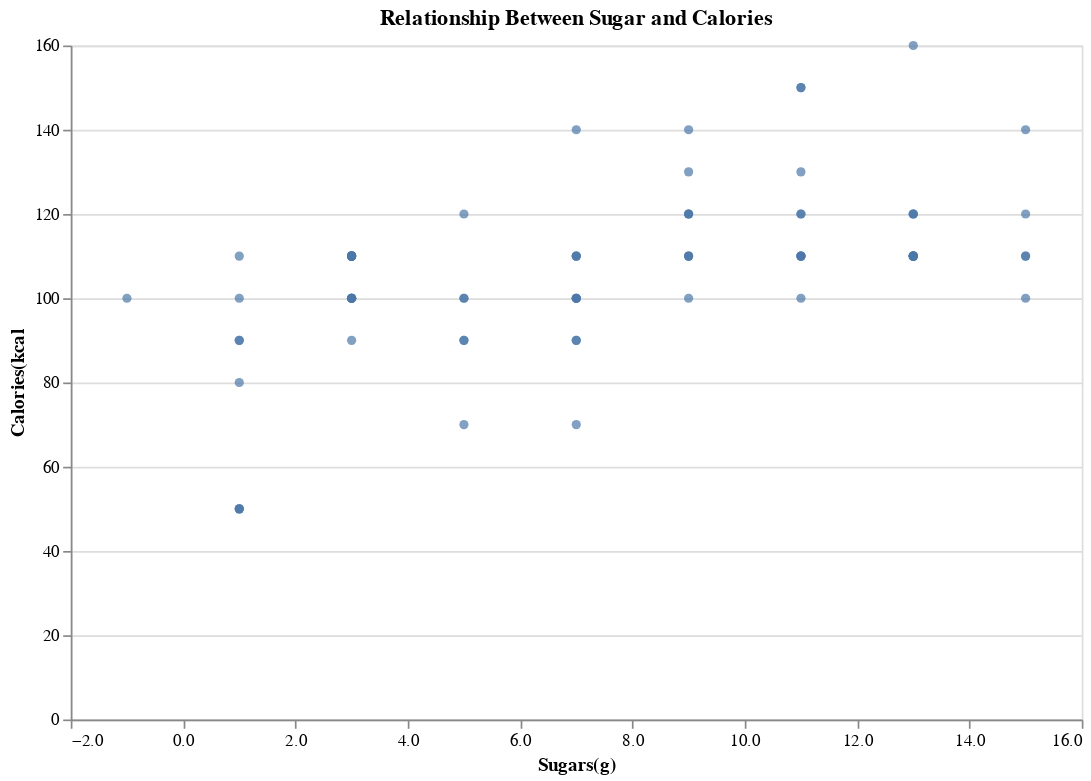

The notebook cell this image was saved under:
### Code cell
# Scatter visualization 
scatter = alt.Chart(cereal).mark_circle().encode(
    alt.X('sugars', bin=True, title='Sugars(g)'),
    alt.Y('calories', title = 'Calories(kcal')
).properties(title = "Relationship Between Sugar and Calories",
             width = 600,
             height = 400
             )
scatter

### Figure 1 — Vega-Lite specification as saved in the notebook (floating-point values rounded to 4 significant figures)
{"config": {"view": {"continuousWidth": 400, "continuousHeight": 300}}, "data": {"name": "data-0a94917b1584657d3c74287ba06f19af"}, "mark": "circle", "encoding": {"x": {"bin": true, "field": "sugars", "title": "Sugars(g)", "type": "quantitative"}, "y": {"field": "calories", "title": "Calories(kcal", "type": "quantitative"}}, "height": 400, "title": "Relationship Between Sugar and Calories", "width": 600, "$schema": "https://vega.github.io/schema/vega-lite/v4.17.0.json", "datasets": {"data-0a94917b1584657d3c74287ba06f19af": [{"name": "100% Bran", "mfr": "N", "type": "C", "calories": 70, "protein": 4, "fat": 1, "sodium": 130, "fiber": 10.0, "carbo": 5.0, "sugars": 6, "potass": 280, "vitamins": 25, "shelf": 3, "weight": 1.0, "cups": 0.33, "rating": 68.4, "mfr_names": "Nabisco"}, {"name": "100% Natural Bran", "mfr": "Q", "type": "C", "calories": 120, "protein": 3, "fat": 5, "sodium": 15, "fiber": 2.0, "carbo": 8.0, "sugars": 8, "potass": 135, "vitamins": 0, "shelf": 3, "weight": 1.0, "cups": 1.0, "rating": 33.98, "mfr_names": "Quaker Oats"}, {"name": "All-Bran", "mfr": "K", "type": "C", "calories": 70, "protein": 4, "fat": 1, "sodium": 260, "fiber": 9.0, "carbo": 7.0, "sugars": 5, "potass": 320, "vitamins": 25, "shelf": 3, "weight": 1.0, "cups": 0.33, "rating": 59.43, "mfr_names": "Kelloggs"}, {"name": "All-Bran with Extra Fiber", "mfr": "K", "type": "C", "calories": 50, "protein": 4, "fat": 0, "sodium": 140, "fiber": 14.0, "carbo": 8.0, "sugars": 0, "potass": 330, "vitamins": 25, "shelf": 3, "weight": 1.0, "cups": 0.5, "rating": 93.7, "mfr_names": "Kelloggs"}, {"name": "Almond Delight", "mfr": "R", "type": "C", "calories": 110, "protein": 2, "fat": 2, "sodium": 200, "fiber": 1.0, "carbo": 14.0, "sugars": 8, "potass": -1, "vitamins": 25, "shelf": 3, "weight": 1.0, "cups": 0.75, "rating": 34.38, "mfr_names": "Ralston Purina"}, {"name": "Apple Cinnamon Cheerios", "mfr": "G", "type": "C", "calories": 110, "protein": 2, "fat": 2, "sodium": 180, "fiber": 1.5, "carbo": 10.5, "sugars": 10, "potass": 70, "vitamins": 25, "shelf": 1, "weight": 1.0, "cups": 0.75, "rating": 29.51, "mfr_names": "General Mills"}, {"name": "Apple Jacks", "mfr": "K", "type": "C", "calories": 110, "protein": 2, "fat": 0, "sodium": 125, "fiber": 1.0, "carbo": 11.0, "sugars": 14, "potass": 30, "vitamins": 25, "shelf": 2, "weight": 1.0, "cups": 1.0, "rating": 33.17, "mfr_names": "Kelloggs"}, {"name": "Basic 4", "mfr": "G", "type": "C", "calories": 130, "protein": 3, "fat": 2, "sodium": 210, "fiber": 2.0, "carbo": 18.0, "sugars": 8, "potass": 100, "vitamins": 25, "shelf": 3, "weight": 1.33, "cups": 0.75, "rating": 37.04, "mfr_names": "General Mills"}, {"name": "Bran Chex", "mfr": "R", "type": "C", "calories": 90, "protein": 2, "fat": 1, "sodium": 200, "fiber": 4.0, "carbo": 15.0, "sugars": 6, "potass": 125, "vitamins": 25, "shelf": 1, "weight": 1.0, "cups": 0.67, "rating": 49.12, "mfr_names": "Ralston Purina"}, {"name": "Bran Flakes", "mfr": "P", "type": "C", "calories": 90, "protein": 3, "fat": 0, "sodium": 210, "fiber": 5.0, "carbo": 13.0, "sugars": 5, "potass": 190, "vitamins": 25, "shelf": 3, "weight": 1.0, "cups": 0.67, "rating": 53.31, "mfr_names": "Post"}, {"name": "Cap'n'Crunch", "mfr": "Q", "type": "C", "calories": 120, "protein": 1, "fat": 2, "sodium": 220, "fiber": 0.0, "carbo": 12.0, "sugars": 12, "potass": 35, "vitamins": 25, "shelf": 2, "weight": 1.0, "cups": 0.75, "rating": 18.04, "mfr_names": "Quaker Oats"}, {"name": "Cheerios", "mfr": "G", "type": "C", "calories": 110, "protein": 6, "fat": 2, "sodium": 290, "fiber": 2.0, "carbo": 17.0, "sugars": 1, "potass": 105, "vitamins": 25, "shelf": 1, "weight": 1.0, "cups": 1.25, "rating": 50.76, "mfr_names": "General Mills"}, {"name": "Cinnamon Toast Crunch", "mfr": "G", "type": "C", "calories": 120, "protein": 1, "fat": 3, "sodium": 210, "fiber": 0.0, "carbo": 13.0, "sugars": 9, "potass": 45, "vitamins": 25, "shelf": 2, "weight": 1.0, "cups": 0.75, "rating": 19.82, "mfr_names": "General Mills"}, {"name": "Clusters", "mfr": "G", "type": "C", "calories": 110, "protein": 3, "fat": 2, "sodium": 140, "fiber": 2.0, "carbo": 13.0, "sugars": 7, "potass": 105, "vitamins": 25, "shelf": 3, "weight": 1.0, "cups": 0.5, "rating": 40.4, "mfr_names": "General Mills"}, {"name": "Cocoa Puffs", "mfr": "G", "type": "C", "calories": 110, "protein": 1, "fat": 1, "sodium": 180, "fiber": 0.0, "carbo": 12.0, "sugars": 13, "potass": 55, "vitamins": 25, "shelf": 2, "weight": 1.0, "cups": 1.0, "rating": 22.74, "mfr_names": "General Mills"}, {"name": "Corn Chex", "mfr": "R", "type": "C", "calories": 110, "protein": 2, "fat": 0, "sodium": 280, "fiber": 0.0, "carbo": 22.0, "sugars": 3, "potass": 25, "vitamins": 25, "shelf": 1, "weight": 1.0, "cups": 1.0, "rating": 41.45, "mfr_names": "Ralston Purina"}, {"name": "Corn Flakes", "mfr": "K", "type": "C", "calories": 100, "protein": 2, "fat": 0, "sodium": 290, "fiber": 1.0, "carbo": 21.0, "sugars": 2, "potass": 35, "vitamins": 25, "shelf": 1, "weight": 1.0, "cups": 1.0, "rating": 45.86, "mfr_names": "Kelloggs"}, {"name": "Corn Pops", "mfr": "K", "type": "C", "calories": 110, "protein": 1, "fat": 0, "sodium": 90, "fiber": 1.0, "carbo": 13.0, "sugars": 12, "potass": 20, "vitamins": 25, "shelf": 2, "weight": 1.0, "cups": 1.0, "rating": 35.78, "mfr_names": "Kelloggs"}, {"name": "Count Chocula", "mfr": "G", "type": "C", "calories": 110, "protein": 1, "fat": 1, "sodium": 180, "fiber": 0.0, "carbo": 12.0, "sugars": 13, "potass": 65, "vitamins": 25, "shelf": 2, "weight": 1.0, "cups": 1.0, "rating": 22.4, "mfr_names": "General Mills"}, {"name": "Cracklin' Oat Bran", "mfr": "K", "type": "C", "calories": 110, "protein": 3, "fat": 3, "sodium": 140, "fiber": 4.0, "carbo": 10.0, "sugars": 7, "potass": 160, "vitamins": 25, "shelf": 3, "weight": 1.0, "cups": 0.5, "rating": 40.45, "mfr_names": "Kelloggs"}, {"name": "Cream of Wheat (Quick)", "mfr": "N", "type": "H", "calories": 100, "protein": 3, "fat": 0, "sodium": 80, "fiber": 1.0, "carbo": 21.0, "sugars": 0, "potass": -1, "vitamins": 0, "shelf": 2, "weight": 1.0, "cups": 1.0, "rating": 64.53, "mfr_names": "Nabisco"}, {"name": "Crispix", "mfr": "K", "type": "C", "calories": 110, "protein": 2, "fat": 0, "sodium": 220, "fiber": 1.0, "carbo": 21.0, "sugars": 3, "potass": 30, "vitamins": 25, "shelf": 3, "weight": 1.0, "cups": 1.0, "rating": 46.9, "mfr_names": "Kelloggs"}, {"name": "Crispy Wheat & Raisins", "mfr": "G", "type": "C", "calories": 100, "protein": 2, "fat": 1, "sodium": 140, "fiber": 2.0, "carbo": 11.0, "sugars": 10, "potass": 120, "vitamins": 25, "shelf": 3, "weight": 1.0, "cups": 0.75, "rating": 36.18, "mfr_names": "General Mills"}, {"name": "Double Chex", "mfr": "R", "type": "C", "calories": 100, "protein": 2, "fat": 0, "sodium": 190, "fiber": 1.0, "carbo": 18.0, "sugars": 5, "potass": 80, "vitamins": 25, "shelf": 3, "weight": 1.0, "cups": 0.75, "rating": 44.33, "mfr_names": "Ralston Purina"}, {"name": "Froot Loops", "mfr": "K", "type": "C", "calories": 110, "protein": 2, "fat": 1, "sodium": 125, "fiber": 1.0, "carbo": 11.0, "sugars": 13, "potass": 30, "vitamins": 25, "shelf": 2, "weight": 1.0, "cups": 1.0, "rating": 32.21, "mfr_names": "Kelloggs"}, {"name": "Frosted Flakes", "mfr": "K", "type": "C", "calories": 110, "protein": 1, "fat": 0, "sodium": 200, "fiber": 1.0, "carbo": 14.0, "sugars": 11, "potass": 25, "vitamins": 25, "shelf": 1, "weight": 1.0, "cups": 0.75, "rating": 31.44, "mfr_names": "Kelloggs"}, {"name": "Frosted Mini-Wheats", "mfr": "K", "type": "C", "calories": 100, "protein": 3, "fat": 0, "sodium": 0, "fiber": 3.0, "carbo": 14.0, "sugars": 7, "potass": 100, "vitamins": 25, "shelf": 2, "weight": 1.0, "cups": 0.8, "rating": 58.35, "mfr_names": "Kelloggs"}, {"name": "Fruit & Fibre Dates; Walnuts; and Oats", "mfr": "P", "type": "C", "calories": 120, "protein": 3, "fat": 2, "sodium": 160, "fiber": 5.0, "carbo": 12.0, "sugars": 10, "potass": 200, "vitamins": 25, "shelf": 3, "weight": 1.25, "cups": 0.67, "rating": 40.92, "mfr_names": "Post"}, {"name": "Fruitful Bran", "mfr": "K", "type": "C", "calories": 120, "protein": 3, "fat": 0, "sodium": 240, "fiber": 5.0, "carbo": 14.0, "sugars": 12, "potass": 190, "vitamins": 25, "shelf": 3, "weight": 1.33, "cups": 0.67, "rating": 41.02, "mfr_names": "Kelloggs"}, {"name": "Fruity Pebbles", "mfr": "P", "type": "C", "calories": 110, "protein": 1, "fat": 1, "sodium": 135, "fiber": 0.0, "carbo": 13.0, "sugars": 12, "potass": 25, "vitamins": 25, "shelf": 2, "weight": 1.0, "cups": 0.75, "rating": 28.03, "mfr_names": "Post"}, {"name": "Golden Crisp", "mfr": "P", "type": "C", "calories": 100, "protein": 2, "fat": 0, "sodium": 45, "fiber": 0.0, "carbo": 11.0, "sugars": 15, "potass": 40, "vitamins": 25, "shelf": 1, "weight": 1.0, "cups": 0.88, "rating": 35.25, "mfr_names": "Post"}, {"name": "Golden Grahams", "mfr": "G", "type": "C", "calories": 110, "protein": 1, "fat": 1, "sodium": 280, "fiber": 0.0, "carbo": 15.0, "sugars": 9, "potass": 45, "vitamins": 25, "shelf": 2, "weight": 1.0, "cups": 0.75, "rating": 23.8, "mfr_names": "General Mills"}, {"name": "Grape Nuts Flakes", "mfr": "P", "type": "C", "calories": 100, "protein": 3, "fat": 1, "sodium": 140, "fiber": 3.0, "carbo": 15.0, "sugars": 5, "potass": 85, "vitamins": 25, "shelf": 3, "weight": 1.0, "cups": 0.88, "rating": 52.08, "mfr_names": "Post"}, {"name": "Grape-Nuts", "mfr": "P", "type": "C", "calories": 110, "protein": 3, "fat": 0, "sodium": 170, "fiber": 3.0, "carbo": 17.0, "sugars": 3, "potass": 90, "vitamins": 25, "shelf": 3, "weight": 1.0, "cups": 0.25, "rating": 53.37, "mfr_names": "Post"}, {"name": "Great Grains Pecan", "mfr": "P", "type": "C", "calories": 120, "protein": 3, "fat": 3, "sodium": 75, "fiber": 3.0, "carbo": 13.0, "sugars": 4, "potass": 100, "vitamins": 25, "shelf": 3, "weight": 1.0, "cups": 0.33, "rating": 45.81, "mfr_names": "Post"}, {"name": "Honey Graham Ohs", "mfr": "Q", "type": "C", "calories": 120, "protein": 1, "fat": 2, "sodium": 220, "fiber": 1.0, "carbo": 12.0, "sugars": 11, "potass": 45, "vitamins": 25, "shelf": 2, "weight": 1.0, "cups": 1.0, "rating": 21.87, "mfr_names": "Quaker Oats"}, {"name": "Honey Nut Cheerios", "mfr": "G", "type": "C", "calories": 110, "protein": 3, "fat": 1, "sodium": 250, "fiber": 1.5, "carbo": 11.5, "sugars": 10, "potass": 90, "vitamins": 25, "shelf": 1, "weight": 1.0, "cups": 0.75, "rating": 31.07, "mfr_names": "General Mills"}, {"name": "Honey-comb", "mfr": "P", "type": "C", "calories": 110, "protein": 1, "fat": 0, "sodium": 180, "fiber": 0.0, "carbo": 14.0, "sugars": 11, "potass": 35, "vitamins": 25, "shelf": 1, "weight": 1.0, "cups": 1.33, "rating": 28.74, "mfr_names": "Post"}, {"name": "Just Right Crunchy  Nuggets", "mfr": "K", "type": "C", "calories": 110, "protein": 2, "fat": 1, "sodium": 170, "fiber": 1.0, "carbo": 17.0, "sugars": 6, "potass": 60, "vitamins": 100, "shelf": 3, "weight": 1.0, "cups": 1.0, "rating": 36.52, "mfr_names": "Kelloggs"}, {"name": "Just Right Fruit & Nut", "mfr": "K", "type": "C", "calories": 140, "protein": 3, "fat": 1, "sodium": 170, "fiber": 2.0, "carbo": 20.0, "sugars": 9, "potass": 95, "vitamins": 100, "shelf": 3, "weight": 1.3, "cups": 0.75, "rating": 36.47, "mfr_names": "Kelloggs"}, {"name": "Kix", "mfr": "G", "type": "C", "calories": 110, "protein": 2, "fat": 1, "sodium": 260, "fiber": 0.0, "carbo": 21.0, "sugars": 3, "potass": 40, "vitamins": 25, "shelf": 2, "weight": 1.0, "cups": 1.5, "rating": 39.24, "mfr_names": "General Mills"}, {"name": "Life", "mfr": "Q", "type": "C", "calories": 100, "protein": 4, "fat": 2, "sodium": 150, "fiber": 2.0, "carbo": 12.0, "sugars": 6, "potass": 95, "vitamins": 25, "shelf": 2, "weight": 1.0, "cups": 0.67, "rating": 45.33, "mfr_names": "Quaker Oats"}, {"name": "Lucky Charms", "mfr": "G", "type": "C", "calories": 110, "protein": 2, "fat": 1, "sodium": 180, "fiber": 0.0, "carbo": 12.0, "sugars": 12, "potass": 55, "vitamins": 25, "shelf": 2, "weight": 1.0, "cups": 1.0, "rating": 26.73, "mfr_names": "General Mills"}, {"name": "Maypo", "mfr": "A", "type": "H", "calories": 100, "protein": 4, "fat": 1, "sodium": 0, "fiber": 0.0, "carbo": 16.0, "sugars": 3, "potass": 95, "vitamins": 25, "shelf": 2, "weight": 1.0, "cups": 1.0, "rating": 54.85, "mfr_names": "American Home Food Products"}, {"name": "Muesli Raisins; Dates; & Almonds", "mfr": "R", "type": "C", "calories": 150, "protein": 4, "fat": 3, "sodium": 95, "fiber": 3.0, "carbo": 16.0, "sugars": 11, "potass": 170, "vitamins": 25, "shelf": 3, "weight": 1.0, "cups": 1.0, "rating": 37.14, "mfr_names": "Ralston Purina"}, {"name": "Muesli Raisins; Peaches; & Pecans", "mfr": "R", "type": "C", "calories": 150, "protein": 4, "fat": 3, "sodium": 150, "fiber": 3.0, "carbo": 16.0, "sugars": 11, "potass": 170, "vitamins": 25, "shelf": 3, "weight": 1.0, "cups": 1.0, "rating": 34.14, "mfr_names": "Ralston Purina"}, {"name": "Mueslix Crispy Blend", "mfr": "K", "type": "C", "calories": 160, "protein": 3, "fat": 2, "sodium": 150, "fiber": 3.0, "carbo": 17.0, "sugars": 13, "potass": 160, "vitamins": 25, "shelf": 3, "weight": 1.5, "cups": 0.67, "rating": 30.31, "mfr_names": "Kelloggs"}, {"name": "Multi-Grain Cheerios", "mfr": "G", "type": "C", "calories": 100, "protein": 2, "fat": 1, "sodium": 220, "fiber": 2.0, "carbo": 15.0, "sugars": 6, "potass": 90, "vitamins": 25, "shelf": 1, "weight": 1.0, "cups": 1.0, "rating": 40.11, "mfr_names": "General Mills"}, {"name": "Nut&Honey Crunch", "mfr": "K", "type": "C", "calories": 120, "protein": 2, "fat": 1, "sodium": 190, "fiber": 0.0, "carbo": 15.0, "sugars": 9, "potass": 40, "vitamins": 25, "shelf": 2, "weight": 1.0, "cups": 0.67, "rating": 29.92, "mfr_names": "Kelloggs"}, {"name": "Nutri-Grain Almond-Raisin", "mfr": "K", "type": "C", "calories": 140, "protein": 3, "fat": 2, "sodium": 220, "fiber": 3.0, "carbo": 21.0, "sugars": 7, "potass": 130, "vitamins": 25, "shelf": 3, "weight": 1.33, "cups": 0.67, "rating": 40.69, "mfr_names": "Kelloggs"}, {"name": "Nutri-grain Wheat", "mfr": "K", "type": "C", "calories": 90, "protein": 3, "fat": 0, "sodium": 170, "fiber": 3.0, "carbo": 18.0, "sugars": 2, "potass": 90, "vitamins": 25, "shelf": 3, "weight": 1.0, "cups": 1.0, "rating": 59.64, "mfr_names": "Kelloggs"}, {"name": "Oatmeal Raisin Crisp", "mfr": "G", "type": "C", "calories": 130, "protein": 3, "fat": 2, "sodium": 170, "fiber": 1.5, "carbo": 13.5, "sugars": 10, "potass": 120, "vitamins": 25, "shelf": 3, "weight": 1.25, "cups": 0.5, "rating": 30.45, "mfr_names": "General Mills"}, {"name": "Post Nat. Raisin Bran", "mfr": "P", "type": "C", "calories": 120, "protein": 3, "fat": 1, "sodium": 200, "fiber": 6.0, "carbo": 11.0, "sugars": 14, "potass": 260, "vitamins": 25, "shelf": 3, "weight": 1.33, "cups": 0.67, "rating": 37.84, "mfr_names": "Post"}, {"name": "Product 19", "mfr": "K", "type": "C", "calories": 100, "protein": 3, "fat": 0, "sodium": 320, "fiber": 1.0, "carbo": 20.0, "sugars": 3, "potass": 45, "vitamins": 100, "shelf": 3, "weight": 1.0, "cups": 1.0, "rating": 41.5, "mfr_names": "Kelloggs"}, {"name": "Puffed Rice", "mfr": "Q", "type": "C", "calories": 50, "protein": 1, "fat": 0, "sodium": 0, "fiber": 0.0, "carbo": 13.0, "sugars": 0, "potass": 15, "vitamins": 0, "shelf": 3, "weight": 0.5, "cups": 1.0, "rating": 60.76, "mfr_names": "Quaker Oats"}, {"name": "Puffed Wheat", "mfr": "Q", "type": "C", "calories": 50, "protein": 2, "fat": 0, "sodium": 0, "fiber": 1.0, "carbo": 10.0, "sugars": 0, "potass": 50, "vitamins": 0, "shelf": 3, "weight": 0.5, "cups": 1.0, "rating": 63.01, "mfr_names": "Quaker Oats"}, {"name": "Quaker Oat Squares", "mfr": "Q", "type": "C", "calories": 100, "protein": 4, "fat": 1, "sodium": 135, "fiber": 2.0, "carbo": 14.0, "sugars": 6, "potass": 110, "vitamins": 25, "shelf": 3, "weight": 1.0, "cups": 0.5, "rating": 49.51, "mfr_names": "Quaker Oats"}, {"name": "Quaker Oatmeal", "mfr": "Q", "type": "H", "calories": 100, "protein": 5, "fat": 2, "sodium": 0, "fiber": 2.7, "carbo": -1.0, "sugars": -1, "potass": 110, "vitamins": 0, "shelf": 1, "weight": 1.0, "cups": 0.67, "rating": 50.83, "mfr_names": "Quaker Oats"}, {"name": "Raisin Bran", "mfr": "K", "type": "C", "calories": 120, "protein": 3, "fat": 1, "sodium": 210, "fiber": 5.0, "carbo": 14.0, "sugars": 12, "potass": 240, "vitamins": 25, "shelf": 2, "weight": 1.33, "cups": 0.75, "rating": 39.26, "mfr_names": "Kelloggs"}, {"name": "Raisin Nut Bran", "mfr": "G", "type": "C", "calories": 100, "protein": 3, "fat": 2, "sodium": 140, "fiber": 2.5, "carbo": 10.5, "sugars": 8, "potass": 140, "vitamins": 25, "shelf": 3, "weight": 1.0, "cups": 0.5, "rating": 39.7, "mfr_names": "General Mills"}, {"name": "Raisin Squares", "mfr": "K", "type": "C", "calories": 90, "protein": 2, "fat": 0, "sodium": 0, "fiber": 2.0, "carbo": 15.0, "sugars": 6, "potass": 110, "vitamins": 25, "shelf": 3, "weight": 1.0, "cups": 0.5, "rating": 55.33, "mfr_names": "Kelloggs"}, {"name": "Rice Chex", "mfr": "R", "type": "C", "calories": 110, "protein": 1, "fat": 0, "sodium": 240, "fiber": 0.0, "carbo": 23.0, "sugars": 2, "potass": 30, "vitamins": 25, "shelf": 1, "weight": 1.0, "cups": 1.13, "rating": 42.0, "mfr_names": "Ralston Purina"}, {"name": "Rice Krispies", "mfr": "K", "type": "C", "calories": 110, "protein": 2, "fat": 0, "sodium": 290, "fiber": 0.0, "carbo": 22.0, "sugars": 3, "potass": 35, "vitamins": 25, "shelf": 1, "weight": 1.0, "cups": 1.0, "rating": 40.56, "mfr_names": "Kelloggs"}, {"name": "Shredded Wheat", "mfr": "N", "type": "C", "calories": 80, "protein": 2, "fat": 0, "sodium": 0, "fiber": 3.0, "carbo": 16.0, "sugars": 0, "potass": 95, "vitamins": 0, "shelf": 1, "weight": 0.83, "cups": 1.0, "rating": 68.24, "mfr_names": "Nabisco"}, {"name": "Shredded Wheat 'n'Bran", "mfr": "N", "type": "C", "calories": 90, "protein": 3, "fat": 0, "sodium": 0, "fiber": 4.0, "carbo": 19.0, "sugars": 0, "potass": 140, "vitamins": 0, "shelf": 1, "weight": 1.0, "cups": 0.67, "rating": 74.47, "mfr_names": "Nabisco"}, {"name": "Shredded Wheat spoon size", "mfr": "N", "type": "C", "calories": 90, "protein": 3, "fat": 0, "sodium": 0, "fiber": 3.0, "carbo": 20.0, "sugars": 0, "potass": 120, "vitamins": 0, "shelf": 1, "weight": 1.0, "cups": 0.67, "rating": 72.8, "mfr_names": "Nabisco"}, {"name": "Smacks", "mfr": "K", "type": "C", "calories": 110, "protein": 2, "fat": 1, "sodium": 70, "fiber": 1.0, "carbo": 9.0, "sugars": 15, "potass": 40, "vitamins": 25, "shelf": 2, "weight": 1.0, "cups": 0.75, "rating": 31.23, "mfr_names": "Kelloggs"}, {"name": "Special K", "mfr": "K", "type": "C", "calories": 110, "protein": 6, "fat": 0, "sodium": 230, "fiber": 1.0, "carbo": 16.0, "sugars": 3, "potass": 55, "vitamins": 25, "shelf": 1, "weight": 1.0, "cups": 1.0, "rating": 53.13, "mfr_names": "Kelloggs"}, {"name": "Strawberry Fruit Wheats", "mfr": "N", "type": "C", "calories": 90, "protein": 2, "fat": 0, "sodium": 15, "fiber": 3.0, "carbo": 15.0, "sugars": 5, "potass": 90, "vitamins": 25, "shelf": 2, "weight": 1.0, "cups": 1.0, "rating": 59.36, "mfr_names": "Nabisco"}, {"name": "Total Corn Flakes", "mfr": "G", "type": "C", "calories": 110, "protein": 2, "fat": 1, "sodium": 200, "fiber": 0.0, "carbo": 21.0, "sugars": 3, "potass": 35, "vitamins": 100, "shelf": 3, "weight": 1.0, "cups": 1.0, "rating": 38.84, "mfr_names": "General Mills"}, {"name": "Total Raisin Bran", "mfr": "G", "type": "C", "calories": 140, "protein": 3, "fat": 1, "sodium": 190, "fiber": 4.0, "carbo": 15.0, "sugars": 14, "potass": 230, "vitamins": 100, "shelf": 3, "weight": 1.5, "cups": 1.0, "rating": 28.59, "mfr_names": "General Mills"}, {"name": "Total Whole Grain", "mfr": "G", "type": "C", "calories": 100, "protein": 3, "fat": 1, "sodium": 200, "fiber": 3.0, "carbo": 16.0, "sugars": 3, "potass": 110, "vitamins": 100, "shelf": 3, "weight": 1.0, "cups": 1.0, "rating": 46.66, "mfr_names": "General Mills"}, {"name": "Triples", "mfr": "G", "type": "C", "calories": 110, "protein": 2, "fat": 1, "sodium": 250, "fiber": 0.0, "carbo": 21.0, "sugars": 3, "potass": 60, "vitamins": 25, "shelf": 3, "weight": 1.0, "cups": 0.75, "rating": 39.11, "mfr_names": "General Mills"}, {"name": "Trix", "mfr": "G", "type": "C", "calories": 110, "protein": 1, "fat": 1, "sodium": 140, "fiber": 0.0, "carbo": 13.0, "sugars": 12, "potass": 25, "vitamins": 25, "shelf": 2, "weight": 1.0, "cups": 1.0, "rating": 27.75, "mfr_names": "General Mills"}, {"name": "Wheat Chex", "mfr": "R", "type": "C", "calories": 100, "protein": 3, "fat": 1, "sodium": 230, "fiber": 3.0, "carbo": 17.0, "sugars": 3, "potass": 115, "vitamins": 25, "shelf": 1, "weight": 1.0, "cups": 0.67, "rating": 49.79, "mfr_names": "Ralston Purina"}, {"name": "Wheaties", "mfr": "G", "type": "C", "calories": 100, "protein": 3, "fat": 1, "sodium": 200, "fiber": 3.0, "carbo": 17.0, "sugars": 3, "potass": 110, "vitamins": 25, "shelf": 1, "weight": 1.0, "cups": 1.0, "rating": 51.59, "mfr_names": "General Mills"}, {"name": "Wheaties Honey Gold", "mfr": "G", "type": "C", "calories": 110, "protein": 2, "fat": 1, "sodium": 200, "fiber": 1.0, "carbo": 16.0, "sugars": 8, "potass": 60, "vitamins": 25, "shelf": 1, "weight": 1.0, "cups": 0.75, "rating": 36.19, "mfr_names": "General Mills"}]}}
